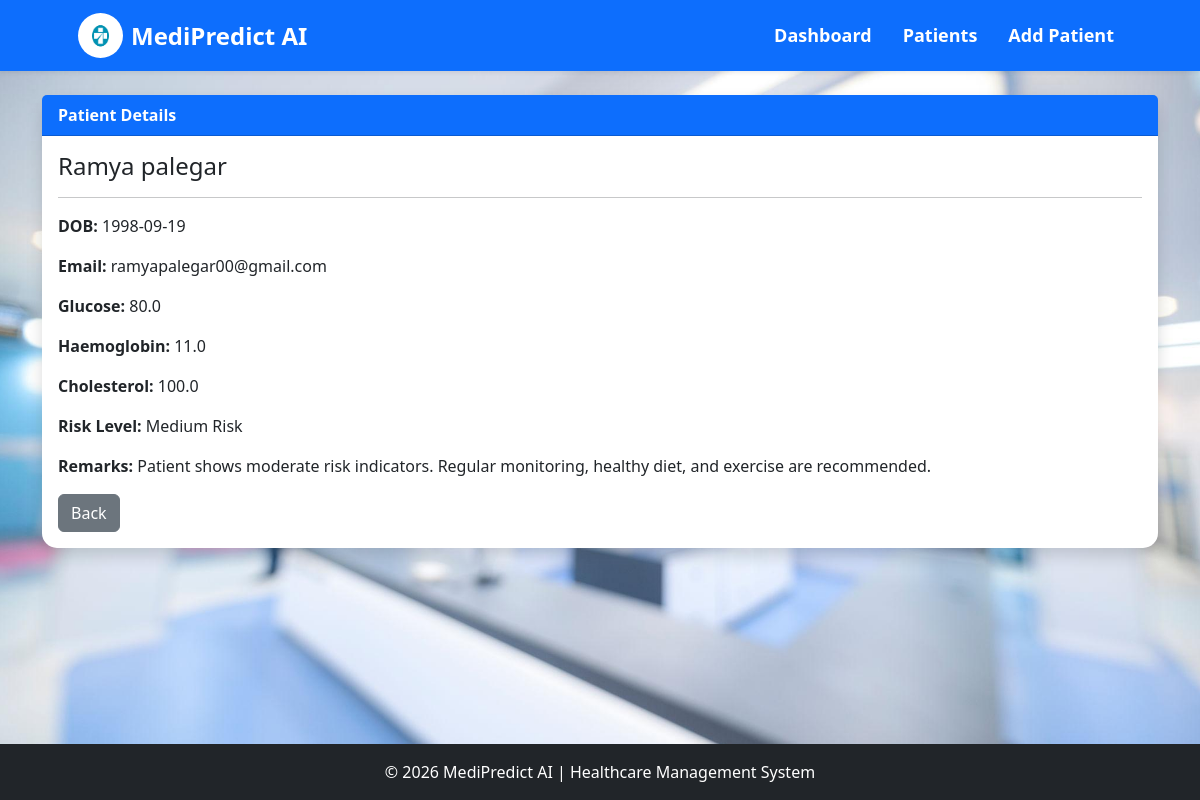
/view_patient/17, run on the app's committed database.
### tables this page shows
CREATE TABLE patients (

        id INTEGER PRIMARY KEY AUTOINCREMENT,

        full_name TEXT NOT NULL,

        dob DATE NOT NULL,

        email TEXT NOT NULL,

        glucose REAL NOT NULL,

        haemoglobin REAL NOT NULL,

        cholesterol REAL NOT NULL,

        risk_level TEXT,

        remarks TEXT,

        created_at TIMESTAMP DEFAULT CURRENT_TIMESTAMP

    );

### app.py (the view)
@app.route('/view_patient/<int:patient_id>')
def view_patient(patient_id):
    conn = sqlite3.connect('database.db')
    conn.row_factory = sqlite3.Row
    cursor = conn.cursor()
    cursor.execute("""
        SELECT *
        FROM patients
        WHERE id=?
    """, (patient_id,))
    patient = cursor.fetchone()
    conn.close()
    return render_template(
        'view_patient.html',
        patient=patient
    )

### templates/view_patient.html
{% extends 'base.html' %}
{% block content %}
<div class="container mt-4">
    <div class="card shadow">
        <div class="card-header bg-primary text-white">
            Patient Details
        </div>
        <div class="card-body">
            <h4>{{ patient.full_name }}</h4>
            <hr>
            <p><strong>DOB:</strong> {{ patient.dob }}</p>
            <p><strong>Email:</strong> {{ patient.email }}</p>
            <p><strong>Glucose:</strong> {{ patient.glucose }}</p>
            <p><strong>Haemoglobin:</strong> {{ patient.haemoglobin }}</p>
            <p><strong>Cholesterol:</strong> {{ patient.cholesterol }}</p>
            <p><strong>Risk Level:</strong> {{ patient.risk_level }}</p>
            <p><strong>Remarks:</strong> {{ patient.remarks }}</p>
            <a href="{{ url_for('patients') }}"
               class="btn btn-secondary">
                Back
            </a>
        </div>
    </div>
</div>
{% endblock %}

### static/css/style.css (style rules this page uses)
body { background-image: url("../images/bg.jpg"); background-size: cover; background-position: center; background-repeat: no-repeat; background-attachment: fixed; min-height: 100vh; }
.card { border:none; border-radius:15px; }
.card-header { font-weight:bold; }
.container { position:relative; z-index:2; }
html, body { height:100%; }
body { display:flex; flex-direction:column; }

### data on the page
patients: full_name "Ramya palegar", dob "1998-09-19", email "ramyapalegar00@gmail.com", glucose "80.0", haemoglobin "11.0", cholesterol "100.0", risk_level "Medium Risk", remarks "Patient shows moderate risk indicators. Regular monitoring, healthy diet, and exercise are recommended."
